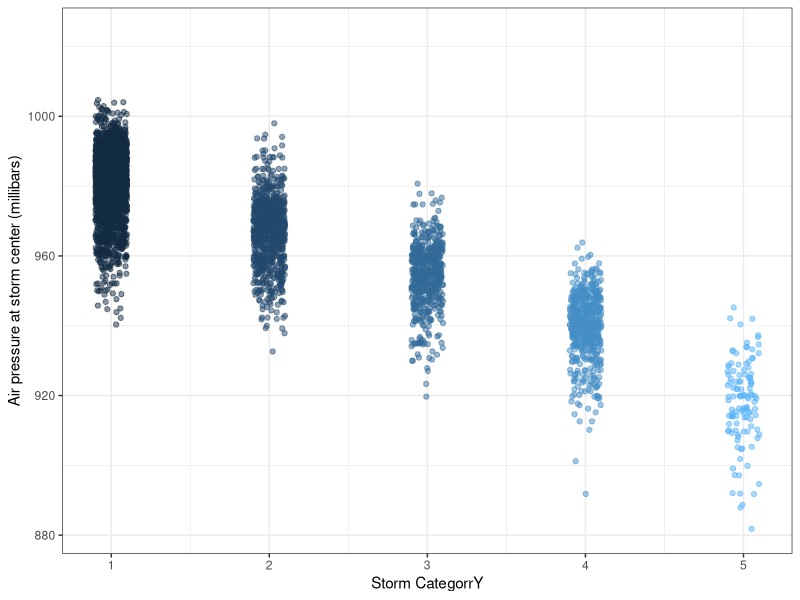

Source code (R):
## ---- chunk 1
knitr::opts_chunk$set(echo = TRUE)
library(tidyverse)
## ---- chunk 2
summary(storms)
## ---- chunk 3
names(storms)
## ---- chunk 4
ggplot(data = storms, aes(x = category, y = pressure)) +
  geom_jitter(width = 0.1, 
              alpha = 0.5,
              aes(color = category),
              show.legend = FALSE) +
  labs(x = "Storm CategorrY", 
       y = "Air pressure at storm center (millibars)"
       ) +
  theme_bw()
